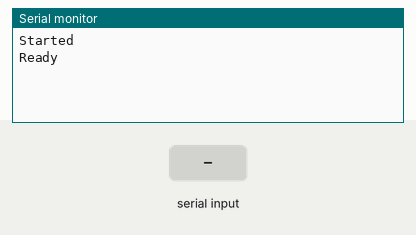
Simulated run of this sketch. Board: Arduino Uno, built with avr-gcc and run on an emulated ATmega328P. On the bench: the last lines printed to the serial monitor. Inputs (shaded band) come from the test bench.

Above: at 1.2 s.
1.3 s: "90,45,200\n" received over Serial
At 2.5 s:
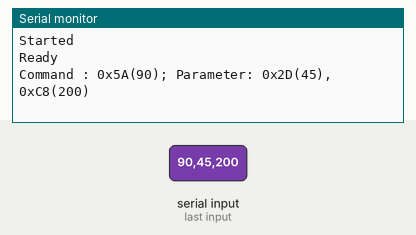
2.8 s: "90,45,200\n" received over the second serial link
At 5.5 s:
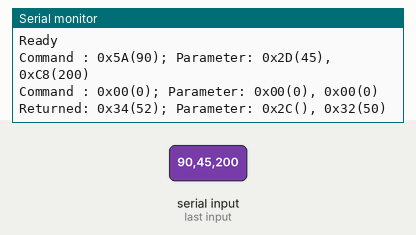
5.8 s: "30,150,10\n" received over Serial
At 7.0 s:
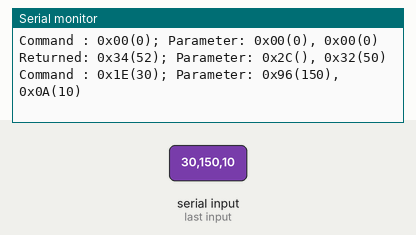
7.3 s: "30,150,10\n" received over the second serial link
At 9.3 s:
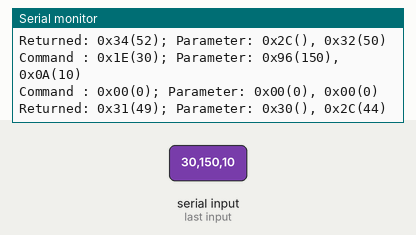
10.3 s: "90,45\n" received over Serial
At 12.4 s:
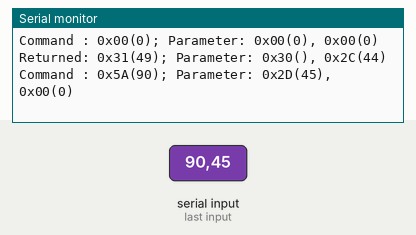
12.8 s: "30,150\n" received over Serial
At 14.3 s:
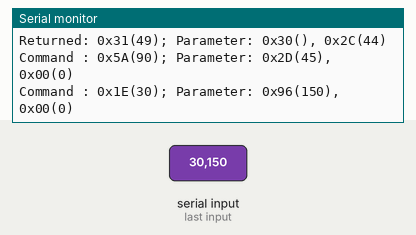

The sketch:

DFPlayer_command.ino
```cpp
/* DF Player mini command discovery (Modified for Particle world by @FiDel - Feb 16, 2016)
~~~~~~~~~~~~~~~~~~~~~~~~~~~~~~~~
This program is meant to discover all the possibilities of the command structure of the DFPlayer mini.
No special libraries are needed.
It's very easy to understand and can be the basis for your own mp3 player sketch.
Note: Commands are not always correctly described in the manual. I tried to fix it, but there is still a lot to do. The commands recoverd so far are listed below.

Use of sketch: Enter three (separated) decimal numbers in the Serial Monitor with no end of line character.
First number : Command
Second number: First (High Byte) parameter
Third number : Second (Low Byte) parameter
E.g.: 3,0,1 will play the first track on the TF card

Very important for 5V Arduinos: Use serial 1K resistors or a level shifter between module RX and TX and Arduino to suppress noise
Connect Sound module board RX to Arduino pin 11 (via 1K resistor)
Connect Sound module board TX to Arduino pin 10 (via 1K resistor)
Connect Sound module board Vcc to Arduino Vin when powered via USB (preferably 3.0) else use seperate 5V power supply
Connect Sound module board GND to Arduino GND

General DF Player mini command structure (only byte 3, 5 and 6 to be entered in the serial monitor):
~~~~~~~~~~~~~~~~~~~~~~~~~~~~~~~~~~~~~~~~~~~~~~~~~~~~~~~~~~~~~~~~~~~~~~~~~~~~~~~~~~~~~~~~~~~~~~~~~~~~
Byte Function Value
==== ================ ====
(0) Start Byte 0x7E
(1) Version Info 0xFF (don't know why it's called Version Info)
(2) Number of bytes 0x06 (Always 6 bytes)
(3) Command 0x__
(4) Command feedback 0x__ If enabled returns info with command 0x41 [0x01: info, 0x00: no info]
(5) Parameter 1 [DH] 0x__
(6) Parameter 2 [DL] 0x__
(7) Checksum high 0x__ See explanation below. Is calculated in function: execute_CMD
(8) Checksum low 0x__ See explanation below. Is calculated in function: execute_CMD
(9) End command 0xEF

Checksum calculation.
~~~~~~~~~~~~~~~~~~~~
Checksum = -Sum(byte(1..6)) (2 bytes, notice minus sign!)

Commands without returned parameters (*=Confirmed command ?=Unknown, not clear or not validated)
~~~~~~~~~~~~~~~~~~~~~~~~~~~~~~~~~~~~
CMD CMD
HEX Dec Function Description Parameters(2 x 8 bit)
==== === =================================== ========================================================================
0x01 1 Next * [DH]=X, [DL]=X Next file in current folder.Loops when last file played
0x02 2 Previous * [DH]=X, [DL]=X Previous file in current folder.Loops when last file played
0x03 3 Specify track(NUM) * [DH]=highByte(NUM), [DL]=lowByte(NUM)
1~2999 Playing order is order in which the numbers are stored.
Filename and foldername are arbitrary, but when named starting with
an increasing number and in one folder, files are played in
that order and with correct track number.
e.g. 0001-Joe Jackson.mp3...0348-Lets dance.mp3)
0x04 4 Increase volume * [DH]=X, [DL]=X Increase volume by 1
0x05 5 Decrease volume * [DH]=X, [DL]=X Decrease volume by 1
0x06 6 Specify volume * [DH]=X, [DL]= Volume (0-0x30) Default=0x30
0x07 7 Specify Equalizer * [DH]=X, [DL]= EQ(0/1/2/3/4/5) [Normal/Pop/Rock/Jazz/Classic/Base]
0x08 8 Specify repeat(NUM) * [DH]=highByte(NUM), [DL]=lowByte(NUM).Repeat the specified track number
0x09 9 Specify playback source (Datasheet) ? [DH]=X, [DL]= (0/1/2/3/4)Unknown. Seems to be overrided by automatic detection
(Datasheet: U/TF/AUX/SLEEP/FLASH)
0x0A 10 Enter into standby – low power loss * [DH]=X, [DL]=X Works, but no command found yet to end standby
(insert TF-card again will end standby mode)
0x0B 11 Normal working (Datasheet) ? Unknown. No error code, but no function found
0x0C 12 Reset module * [DH]=X, [DL]=X Resets all (Track = 0x01, Volume = 0x30)
Will return 0x3F initialization parameter (0x02 for TF-card)
"Clap" sound after excecuting command (no solution found)
0x0D 13 Play * [DH]=X, [DL]=X Play current selected track
0x0E 14 Pause * [DH]=X, [DL]=X Pause track
0x0F 15 Specify folder and file to playback * [DH]=Folder, [DL]=File
Important: Folders must be named 01~99, files must be named 001~255
0x10 16 Volume adjust set (Datasheet) ? Unknown. No error code. Does not change the volume gain.
0x11 17 Loop play * [DH]=X, [DL]=(0x01:play, 0x00:stop play)
Loop play all the tracks. Start at track 1.
0x12 18 Play mp3 file [NUM] in mp3 folder * [DH]=highByte(NUM), [DL]=lowByte(NUM)
Play mp3 file in folder named mp3 in your TF-card. File format exact
4-digit number (0001~2999) e.g. 0235.mp3
0x13 19 Unknown ? Unknown: Returns error code 0x07
0x14 20 Unknown ? Unknown: Returns error code 0x06
0x15 21 Unknown ? Unknown: Returns no error code, but no function found
0x16 22 Stop * [DH]=X, [DL]=X, Stop playing current track
0x17 23 Loop Folder 01 * [DH]=x, [DL]=1~255, Loops all tracks in folder named "01"
0x18 24 Random play * [DH]=X, [DL]=X Random all tracks, always starts at track 1
0x19 25 Single loop * [DH]=0, [DL]=0 Loops the track that is playing
0x1A 26 Pause * [DH]=X, [DL]=(0x01:pause, 0x00:stop pause)

Commands with returned parameters (*=Confirmed command ?=Unknown, not clear or not validated)
~~~~~~~~~~~~~~~~~~~~~~~~~~~~~~~~~
CMD CMD
HEX Dec Function Description Parameters(2 x 8 bit)
==== === =================================== ===========================================================================
0x3A 58 Medium inserted * [DH]=0, [DL]=(1:U-disk, 2:TF-card)
0x3B 59 Medium ejected * [DH]=0, [DL]=(1:U-disk, 2:TF-card)
0x3C 60 Finished track on U-disk * [DH]=highByte(NUM), [DL]=lowByte(NUM)
Not validated. Returns track number when song is finished on U-Disk
0x3D 61 Finished track on TF-card * [DH]=highByte(NUM), [DL]=lowByte(NUM)
Returns track number when song is finished on TF
0x3E 62 Finished track on Flash * [DH]=highByte(NUM), [DL]=lowByte(NUM)
Not validated. Returns track number when song is finished on Flash
0x3F 63 Initialization parameters * [DH]=0, [DL]= 0 ~ 0x0F. Returned code when Reset (0x12) is used.
(each bit represent one device of the low-four bits)
See Datasheet. 0x02 is TF-card. Error 0x01 when no medium is inserted.
0x40 64 Error ? [DH]=0, [DL]= 0~7 Error code(Returned codes not yet analyzed)
0x41 65 Reply ? [DH]=0, [DL]= 0~? Return code when command feedback is high
0x00 no Error (Other returned code not known)
0x42 66 The current status * [DH] = Device number [DL] = 0 no play, 1 play
0x43 67 The current volume * [DH]=0, [DL]= Volume (0-30)
0x44 68 The current EQ * [DH]=0, [DL]= EQ(0/1/2/3/4/5) [Normal/Pop/Rock/Jazz/Classic/Base]
0x45 69 The current playback mode * [DH]=0, [DL]= (0x00: no CMD 0x08 used, 0x02: CMD 0x08 used, not usefull)
0x46 70 The current software version * [DH]=0, [DL]= Software version. (My version is 5)
0x47 71 The total number of U-disk files * [DH]=highByte(NUM), [DL]=lowByte(NUM). Not validated
0x48 72 The total number of TF-card files * [DH]=highByte(NUM), [DL]=lowByte(NUM)
0x49 73 The total number of flash files * [DH]=highByte(NUM), [DL]=lowByte(NUM). Not validated
0x4A 74 Keep on (Datasheet) ? Unknown. No returned parameter
0x4B 75 The current track of U-Disk * [DH]=highByte(NUM), [DL]=lowByte(NUM), Current track on all media
0x4C 76 The current track of TF card * [DH]=highByte(NUM), [DL]=lowByte(NUM), Current track on all media
0x4D 77 The current track of Flash * [DH]=highByte(NUM), [DL]=lowByte(NUM), Current track on all media
0x4E 78 Folder "01" [DH]=x, [DL]=1 * [DH]=0, [DL]=(NUM) Change to first track in folder "01"
Returns number of files in folder "01"
0x4F 79 The total number of folders * [DH]=0, [DL]=(NUM), Total number of folders, including root directory

Additional info can be found on DFRobot site, but is not very reliable
Additional info:http://www.dfrobot.com/index.php?route=product/product&product_id=1121

Ype Brada 2015-04-06
*/

# define Start_Byte 0x7E
# define Version_Byte 0xFF
# define Command_Length 0x06
# define End_Byte 0xEF
# define Acknowledge 0x00 //Returns info with command 0x41 [0x01: info, 0x00: no info]

#include "SoftwareSerial.h"

SoftwareSerial mySoftwareSerial(10, 11);

void setup ()
{
 Serial.begin(9600);
 mySoftwareSerial.begin(9600);

 Serial.println("Started");

 //execute_CMD(0x3F, 0, 0); // Send request for initialization parameters

 //while (mySoftwareSerial.available()<10) // Wait until initialization parameters are received (10 bytes)
 delay(30); // Pretty long delays between succesive commands needed (not always the same)

 // Initialize sound to very low volume. Adapt according used speaker and wanted volume
 execute_CMD(0x06, 0, 5); // Set the volume (0x00~0x30)
 //DFPlayer_send_cmd(6, 0, 11);
 Serial.println("Ready");
}


void loop ()
{
 if (Serial.available())
 {
  // Input in the Serial monitor: Command and the two parameters in decimal numbers (NOT HEX)
  // E.g. 3,0,1 (or 3 0 1 or 3;0;1) will play first track on the TF-card
  byte Command = Serial.parseInt();
  byte Parameter1 = Serial.parseInt();
  byte Parameter2 = Serial.parseInt();

  // Write the input at the screen
  Serial.print("Command : 0x");if (Command < 16) Serial.print("0"); Serial.print(Command, HEX);
  Serial.print("("); Serial.print(Command, DEC);
  Serial.print("); Parameter: 0x");if (Parameter1 < 16) Serial.print("0");Serial.print(Parameter1, HEX);
  Serial.print("("); Serial.print(Parameter1, DEC);
  Serial.print("), 0x");if (Parameter2 < 16) Serial.print("0");Serial.print(Parameter2, HEX);
  Serial.print("("); Serial.print(Parameter2, DEC);Serial.println(")");

  // Excecute the entered command and parameters
  execute_CMD(Command, Parameter1, Parameter2);
 }

 if (mySoftwareSerial.available()>=10) // There is at least 1 returned message (10 bytes each)
 {
  // Read the returned code
  byte Returned[10];
  for (byte k=0; k<10; k++)
  Returned[k] = mySoftwareSerial.read();

  // Wtite the returned code to the screen
  Serial.print("Returned: 0x"); if (Returned[3] < 16) Serial.print("0"); Serial.print(Returned[3],HEX);
  Serial.print("("); Serial.print(Returned[3], DEC);
  Serial.print("); Parameter: 0x"); if (Returned[5] < 16) Serial.print("0"); Serial.print(Returned[5],HEX);
  Serial.print("("); mySoftwareSerial.print(Returned[5], DEC);
  Serial.print("), 0x"); if (Returned[6] < 16) Serial.print("0"); Serial.print(Returned[6],HEX);
  Serial.print("("); Serial.print(Returned[6], DEC); Serial.println(")");
 }
}


void execute_CMD(byte CMD, byte Par1, byte Par2) // Excecute the command and parameters
{
 // Calculate the checksum (2 bytes)
 int16_t checksum = -(Version_Byte + Command_Length + CMD + Acknowledge + Par1 + Par2);

 // Build the command line
 byte Command_line[10] = { Start_Byte, Version_Byte, Command_Length, CMD, Acknowledge, Par1, Par2, checksum >> 8, checksum & 0xFF, End_Byte};

 //Send the command line to the module
 for (byte k=0; k<10; k++)
 {
  mySoftwareSerial.write( Command_line[k]);
 }
}

// функция отправки команды в DFPLayer MP3
void DFPlayer_send_cmd(byte cmd, byte prm1, byte prm2)
{
  // вычисляем контрольную сумму (2 байта)
  int16_t checksum = -(0xFF + 0x06 + cmd + 0x00 + prm1 + prm2);

  // получаем строку команды
  byte cmd_line[10] = {0x7E, 0xFF, 0x06, cmd, 0x00, prm1, prm2, checksum >> 8, checksum & 0xFF, 0xEF};

  // отправляем в модуль
  for (byte i=0; i<10; i++)
    mySoftwareSerial.write(cmd_line[i]);
}
```

Measured:
- after the input at 1.3 s, the serial monitor: prints a new line at once (image 1)
- after the input at 2.8 s, the serial monitor: prints a new line after 1.6 s (image 2)
- after the input at 5.8 s, the serial monitor: prints a new line at once (image 3)
- after the input at 7.3 s, the serial monitor: prints a new line after 1.6 s (image 4)
- after the input at 10.3 s, the serial monitor: prints a new line after 1.0 s (image 5)
- after the input at 12.8 s, the serial monitor: prints a new line after 1.0 s (image 6)
